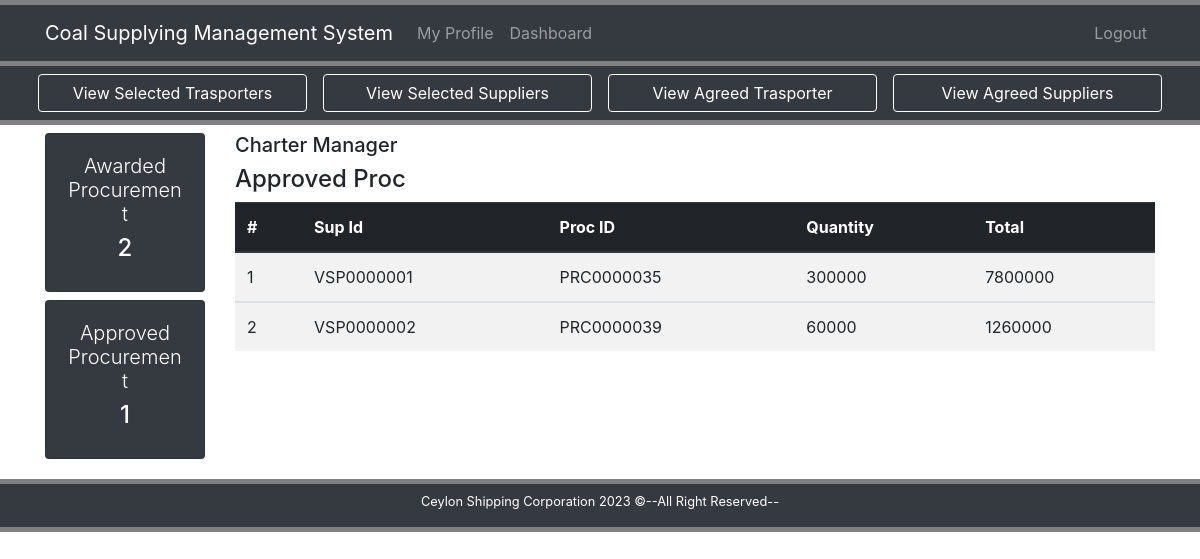
The app's page /dashCManager.php with its own data.
### tables this page shows
CREATE TABLE `offertrans` (
  `id` int(10) NOT NULL,
  `supId` varchar(10) NOT NULL,
  `procId` varchar(10) NOT NULL,
  `datetime` varchar(20) NOT NULL,
  `qty` int(15) NOT NULL,
  `unitprice` float NOT NULL,
  `addcom` float NOT NULL,
  `total` float NOT NULL,
  `results` varchar(15) NOT NULL
);

### dashCManager.php (the view, shortened to what this page needs)
<!DOCTYPE html>
<html lang="en">
<head>
	<link rel="stylesheet" href="css/bootstrap.css">
	<link rel="stylesheet" href="css/style.css">
</head>
<body>
	<div style="height:5px; background: gray;"></div>
	<nav class="navbar navbar-expand-lg bg-dark navbar-dark">
		<div class="container">
			<a href="#" class="navbar-brand">Coal Supplying Management System</a>
			<div class="collapse navbar-collapse" id="navbarcollapse">
			<ul class="navbar-nav mr-auto">
				<li class="nav-item">
					<a href="#" class="nav-link">My Profile</a>
				</li>
				<li class="nav-item">
					<a href="dashAdmin.php" class="nav-link">Dashboard</a>
				</li>
			</ul>
			<ul class="navbar-nav">
				<li class="nav-item">
					<a href="login.php" class="nav-link">Logout</a>
				</li>
			</ul>
			</div>
		</div>
	</nav>
	<div style="height:5px; background: gray;"></div>
	<header class="text-white bg-dark">
		<div class="container">
			<div class="row">
				<div class="col-lg-3 p-2">
					<a href="viewSelectedBidderT.php" class="btn btn-dark btn-block" style="border-color:white;">View Selected Trasporters</a>
				</div>
				<div class="col-lg-3 p-2">
					<a href="viewProc.php" class="btn btn-dark btn-block" style="border-color:white;">View Selected Suppliers</a>
				</div>
				<div class="col-lg-3 p-2">
					<a href="viewAgreedBidT.php" class="btn btn-dark btn-block" style="border-color:white;">View Agreed Trasporter</a>
				</div>
				<div class="col-lg-3 p-2">
					<a href="viewReg.php" class="btn btn-dark btn-block" style="border-color:white;">View Agreed Suppliers</a>
				</div>
			</div>
		</div>
	</header>
	<div style="height:5px; background: gray;"></div>
	<section class="container py-2 mb-1">
		<div class="row">
			<div class="col-lg-2">
				<div class="card text-center bg-dark text-white mb-2">
				<div class="card-body">
					<h1 class="lead">Awarded Procurement</h1>
					<h4 class="display-5">
						<?php
							global $ConnectingDB;
							$sql = "SELECT COUNT(*) FROM offertrans WHERE results='Approved'";
							$stmt = $ConnectingDB->query($sql);
							$totalRows = $stmt->fetch();
							$totalApprovedProc = array_shift($totalRows);
							echo $totalApprovedProc;
						?>
					</h4>
					</div>
				</div>
				<div class="card text-center bg-dark text-white mb-2">
					<div class="card-body">
						<h1 class="lead">Approved Procurement</h1>
						<h4 class="display-5">
							<?php
								global $ConnectingDB;
								$sql = "SELECT COUNT(*) FROM laycan WHERE decision='Agreed'";
								$stmt = $ConnectingDB->query($sql);
								$totalRows = $stmt->fetch();
								$totalCoal = array_shift($totalRows);
								echo $totalCoal;
							?>
						</h4>
					</div>
				</div>
			</div>
			<div class="col-lg-10">
				<h5>Charter Manager</h5>
				<h4>Approved Proc</h4>
				<table class="table table-striped table-hover">
					<thead class="thead-dark">
						<tr>
							<th>#</th>
							<th>Sup Id</th>
							<th>Proc ID</th>
							<th>Quantity</th>
							<th>Total</th>
						</tr>
					</thead>
					<?php
						$sql = "SELECT * FROM offertrans WHERE results='Approved' Limit 0,5";
						$stmt = $ConnectingDB->query($sql);
						$sr=0;
						while($dataRaws=$stmt->fetch()){
							$supId = $dataRaws['supId'];
							$procId = $dataRaws['procId'];
							$qty= $dataRaws['qty'];
							$total = $dataRaws['total'];
							$sr++;
						?>
						<tbody>
						<tr>
							<td><?php echo $sr; ?></th>
							<td><?php echo $supId; ?></th>
							<td><?php echo $procId; ?></th>
							<td><?php echo $qty; ?></th>
							<td><?php echo $total; ?></th>
						</tr>
					</tbody>
					<?php } ?>
				</table>
			</div>
		</div>
	</section>
	<div style="height:5px; background: gray;"></div>
	<footer class="bg-dark text-white">
		<div class="container">
			<div class="row pt-2">
				<div class="col">
					<p class="lead text-center small">Ceylon Shipping Corporation <span id="year"></span> &copy;--All Right Reserved--</p>
				</div>
			</div>
		</div>
	</footer>
	<div style="height:5px; background: gray;"></div>
</body>
</html>

### records on screen
offertrans: supId "VSP0000001", procId "PRC0000035", qty "300000", total "7800000"
offertrans: supId "VSP0000002", procId "PRC0000039", qty "60000", total "1260000"

### other values on screen
$totalApprovedProc "2"
$totalCoal "1"
